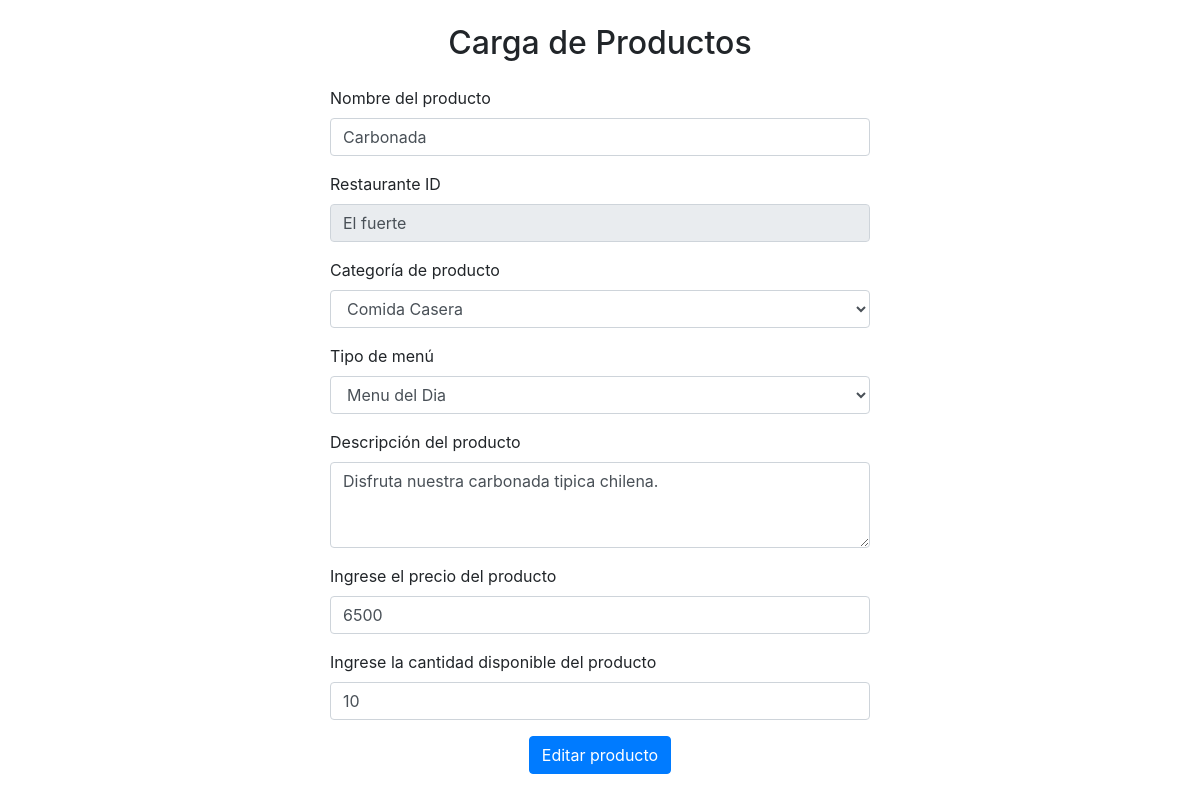
Screenshot of /administradores/edicion_producto_fuerte/5/ with the database file from the repository.
### alimentacion/models.py (models this page shows, shortened)
class Producto(models.Model):
    id_producto = models.AutoField(db_column='idProd', primary_key=True)
    imagen_producto = models.ImageField(upload_to="alimentacion", null=True)
    nombre_restaurante = models.ForeignKey('Restaurante', on_delete=models.CASCADE, db_column='idRest', default=1)
    categoria_prod = models.ForeignKey('Categoria', on_delete=models.CASCADE, db_column='idCategorias')
    menusemanal_prod = models.ForeignKey('DiarioSemanal', on_delete=models.CASCADE, db_column='idDiariosemanal')
    nombre_producto = models.CharField(max_length=50, validators=[MinLengthValidator(1)])
    descripcion_producto = models.CharField(max_length=500, validators=[MinLengthValidator(1)])
    precio_producto = models.CharField(max_length=10, validators=[MinLengthValidator(1)])
    cantidad = models.IntegerField()
    class Meta:
        db_table = 'productos'

class Restaurante(models.Model):
    id_restaurante = models.AutoField(db_column='idRest',primary_key=True)
    imagen_restaurante = models.ImageField(upload_to="alimentacion", null=True)
    nombre_restaurant = models.CharField(max_length=50, validators=[MinLengthValidator(1)])
    descripcion_restaurante = models.CharField(max_length=150, validators=[MinLengthValidator(1)])
    id_categoriarest = models.ForeignKey('Categoria', on_delete=models.CASCADE, db_column='idCategorias')
    ubicacion_restaurant = models.CharField(max_length=100, validators=[MinLengthValidator(1)])
    def __str__(self):
        return str(self.nombre_restaurant)
    class Meta:
        db_table = 'restaurantes'

class Categoria(models.Model):
    id_categoria = models.AutoField(db_column='idCategorias', primary_key=True)
    nombre_categoria = models.CharField(max_length=50, validators=[MinLengthValidator(1)])
    def __str__(self):
        return str(self.nombre_categoria)
    class Meta:
        db_table = 'categorias'

class diariosemanal(models.Model):
    id_diariosemanal = models.AutoField(db_column='idDiariosemanal', primary_key=True)
    nombre_diariosemanal= models.CharField(max_length=50, validators=[MinLengthValidator(1)])
    def __str__(self):
        return str(self.nombre_diariosemanal)
    class Meta:
        db_table = 'diariosemanal'

### administradores/views.py (the view)
# urls.py: path('edicion_producto_fuerte/<int:pk>/', views.edicion_producto_fuerte, name='edicion_producto_fuerte'),
def edicion_producto_fuerte(request, pk):
    producto = get_object_or_404(Producto, id_producto=pk)
    data = {
        'titulo': 'Edición de producto',
        'producto': producto,
    }
    return render(request, 'administradores/fuerte/modificar.html', data)

### administradores/templates/administradores/fuerte/modificar.html (shortened to what this page needs)
<!DOCTYPE html>
<html lang="es">
<head>
    <link href="https://stackpath.bootstrapcdn.com/bootstrap/4.5.2/css/bootstrap.min.css" rel="stylesheet">
</head>
<body>
    <div class="container mt-4">
        <div class="row justify-content-center">
            <div class="col-md-8 col-lg-6">
                <h2 class="text-center mb-4">Carga de Productos</h2>
                <form method="POST" action="{% url 'editar_producto_fuerte' producto.id_producto %}" enctype="multipart/form-data">
                    <div class="form-group">
                        <label for="nombre_producto">Nombre del producto</label>
                        <input type="text" class="form-control" id="nombre_producto" name="nombre_producto" required minlength="5" value="{{ producto.nombre_producto }}">
                    </div>
                    <div class="form-group">
                        <label for="nombre_restaurante">Restaurante ID</label>
                        <input type="text" class="form-control" id="nombre_restaurante" name="nombre_restaurante" value="{{ producto.nombre_restaurante }}" disabled>
                    </div>
                    <div class="form-group">
                        <label for="categoria_prod">Categoría de producto</label>
                        <select class="form-control" id="categoria_prod" name="categoria_prod" required>
                            <option value="{{ producto.categoria_prod.id }}">{{ producto.categoria_prod }}</option>
                        </select>
                    </div>
                    <div class="form-group">
                        <label for="tipo_menu">Tipo de menú</label>
                        <select class="form-control" id="menusemanal_prod" name="menusemanal_prod" required>
                            <option value="{{ producto.menusemanal_prod.id }}">{{ producto.menusemanal_prod }}</option>
                        </select>
                    </div>
                    <div class="form-group">
                        <label for="descripcion_producto">Descripción del producto</label>
                        <textarea class="form-control" id="descripcion_producto" name="descripcion_producto" rows="3" required>{{ producto.descripcion_producto }}</textarea>
                    </div>
                    <div class="form-group">
                        <label for="precio_producto">Ingrese el precio del producto</label>
                        <input type="number" class="form-control" id="precio_producto" name="precio_producto" value="{{ producto.precio_producto }}" required>
                    </div>
                    <div class="form-group">
                        <label for="cantidad">Ingrese la cantidad disponible del producto</label>
                        <input type="number" class="form-control" id="cantidad" name="cantidad" value="{{ producto.cantidad }}" required>
                    </div>
                    <div class="text-center">
                        <button type="submit" class="btn btn-primary">Editar producto</button>
                    </div>
                </form>
            </div>
        </div>
    </div>
</body>
</html>

### rows the page displays
Producto: nombre_producto "Carbonada", nombre_restaurante "El fuerte", categoria_prod "Comida Casera", menusemanal_prod "Menu del Dia", descripcion_producto "Disfruta nuestra carbonada tipica chilena.", precio_producto "6500", cantidad "10"
